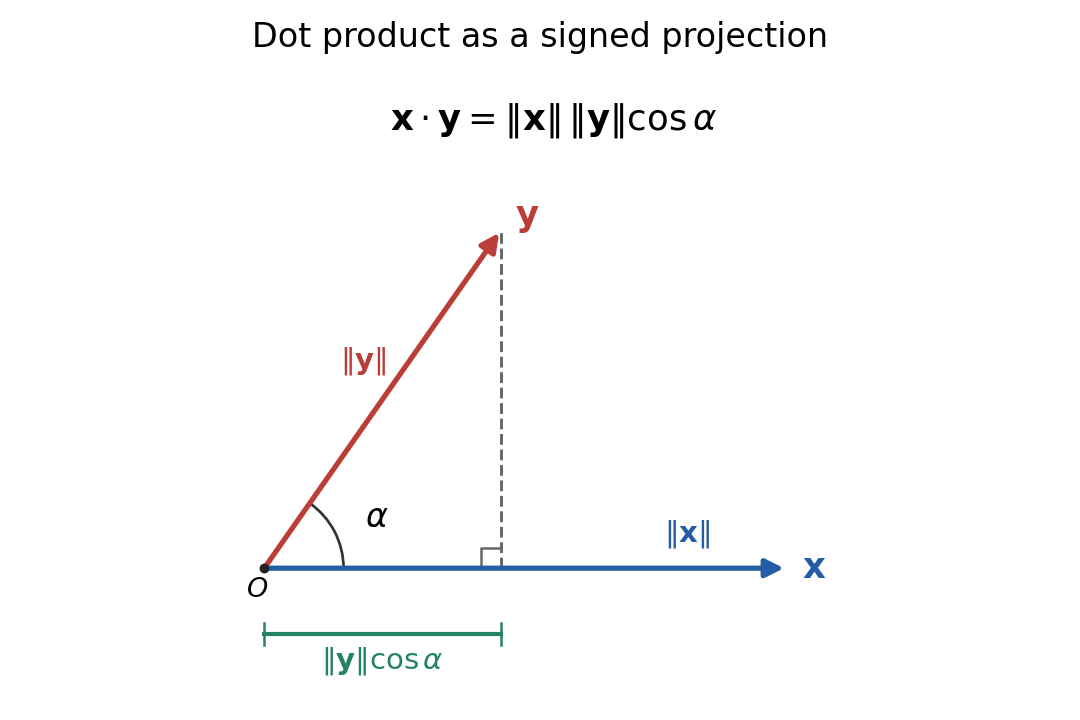

Generate this figure with Python:
"""Original dot-product projection sketch; Python 3.14, NumPy and Matplotlib.

Write paper-1-dot-product-projection.png to the caller's working directory.
"""
import numpy as np
import matplotlib
matplotlib.use('Agg')
import matplotlib.pyplot as plt
from matplotlib.patches import Arc

angle=np.deg2rad(55)
x=np.array([3.8,0.0])
y=3.0*np.array([np.cos(angle),np.sin(angle)])
fig,ax=plt.subplots(figsize=(7.2,4.8),dpi=150,facecolor='white')
ax.set_facecolor('white')
for endpoint,color,label,offset in [(x,'#245ca6',r'$\mathbf{x}$',(0.1,0)),(y,'#ba3d38',r'$\mathbf{y}$',(0.1,0.08))]:
 ax.annotate('',xy=endpoint,xytext=(0,0),arrowprops=dict(arrowstyle='-|>',lw=2.5,color=color,mutation_scale=18))
 ax.text(*(endpoint+offset),label,color=color,fontsize=17,va='center')
ax.plot([y[0],y[0]],[0,y[1]],'--',color='#666666',lw=1.4)
ax.plot([y[0]-.15,y[0]-.15,y[0]],[0,.15,.15],color='#666666',lw=1.2)
ax.plot([0,y[0]],[-.48,-.48],color='#268362',lw=2.0)
for xx in [0,y[0]]:ax.plot([xx,xx],[-.4,-.56],color='#268362',lw=1.2)
ax.text(y[0]/2,-.73,r'$\|\mathbf{y}\|\cos\alpha$',ha='center',color='#268362',fontsize=14)
ax.text(2.9,.19,r'$\|\mathbf{x}\|$',color='#245ca6',fontsize=14)
ax.text(.55,1.45,r'$\|\mathbf{y}\|$',color='#ba3d38',fontsize=14)
ax.add_patch(Arc((0,0),1.15,1.15,theta1=0,theta2=55,color='#333333',lw=1.3))
ax.text(.73,.30,r'$\alpha$',fontsize=16)
ax.scatter([0],[0],color='#222222',s=14,zorder=5)
ax.text(-.13,-.21,r'$O$',fontsize=13)
ax.text(2.1,3.18,r'$\mathbf{x}\cdot\mathbf{y}=\|\mathbf{x}\|\,\|\mathbf{y}\|\cos\alpha$',ha='center',fontsize=17)
ax.set_title('Dot product as a signed projection',fontsize=16,pad=12)
ax.set_xlim(-.35,4.35);ax.set_ylim(-.95,3.6)
ax.set_aspect('equal');ax.axis('off')
fig.tight_layout(pad=1.0)
fig.savefig('paper-1-dot-product-projection.png',facecolor='white',transparent=False)
plt.close(fig)
